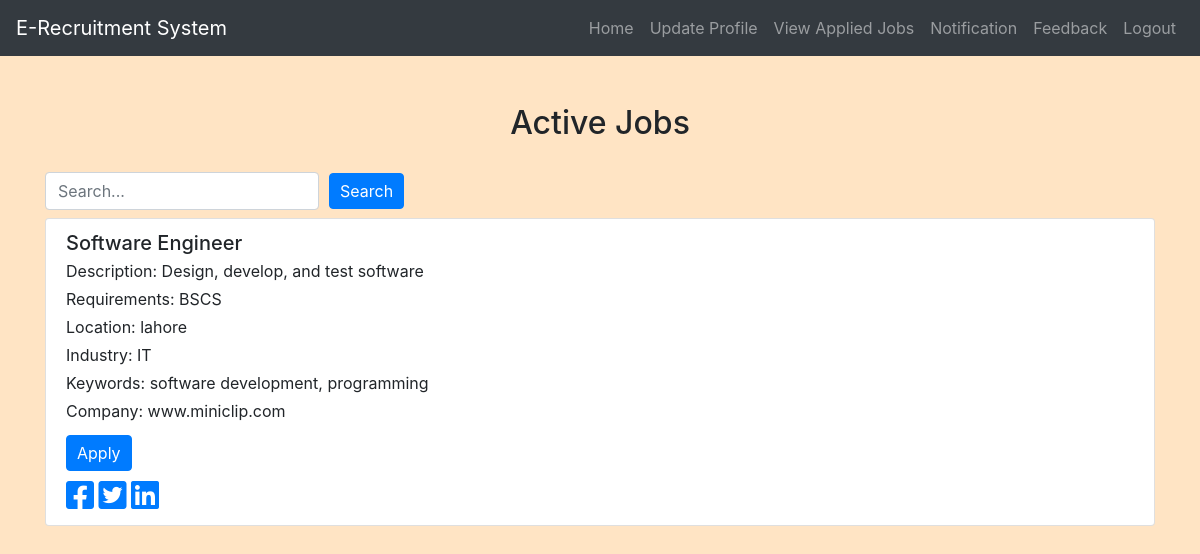
The page /candidate/candidate_dashboard.php (signed in) on the database its author committed.
### tables this page shows
CREATE TABLE `jobs` (
  `job_id` int(11) NOT NULL,
  `recruiter_id` int(11) DEFAULT NULL,
  `job_title` varchar(255) NOT NULL,
  `job_description` text NOT NULL,
  `job_requirements` text NOT NULL,
  `location` varchar(255) NOT NULL,
  `industry` varchar(255) NOT NULL,
  `keywords` varchar(255) NOT NULL,
  `status` enum('active','inactive') DEFAULT 'active',
  `created_at` timestamp NOT NULL DEFAULT current_timestamp()
);

CREATE TABLE `recruiters` (
  `recruiter_id` int(11) NOT NULL,
  `company_name` varchar(255) DEFAULT NULL,
  `company_address` text DEFAULT NULL,
  `company_phone` varchar(20) DEFAULT NULL,
  `company_email` varchar(100) DEFAULT NULL,
  `job_posting_status` enum('active','deactivated') DEFAULT 'active'
);

### candidate/candidate_dashboard.php (the view, shortened to what this page needs)
<?php
include('config.php');
$sql = "SELECT J.*, R.company_name FROM Jobs J INNER JOIN Recruiters R ON J.recruiter_id = R.recruiter_id WHERE J.status = 'active'";
$result = mysqli_query($conn, $sql);
?>
<!DOCTYPE html>
<html>
<head>
    <link rel="stylesheet" href="https://maxcdn.bootstrapcdn.com/bootstrap/4.5.2/css/bootstrap.min.css">
    <link rel="stylesheet" href="./css/style.css">
    <link rel="stylesheet" href="https://cdnjs.cloudflare.com/ajax/libs/font-awesome/5.15.4/css/all.min.css">
</head>
<body>
<?php include('navbar.php'); ?>
    <div class="container mt-5">
        <h2>Active Jobs</h2>
        <form action="<?php echo htmlspecialchars($_SERVER["PHP_SELF"]); ?>" method="GET">
            <div class="form-row align-items-center">
                <div class="col-auto">
                    <input type="text" name="search" class="form-control mb-2" placeholder="Search...">
                </div>
                <div class="col-auto">
                    <button type="submit" class="btn btn-primary mb-2">Search</button>
                </div>
            </div>
        </form>
        <div class="list-group">
            <?php while ($row = mysqli_fetch_assoc($result)) : ?>
                <div class="list-group-item">
                    <h5 class="mb-1"><?php echo $row['job_title']; ?></h5>
                    <p class="mb-1">Description: <?php echo $row['job_description']; ?></p>
                    <p class="mb-1">Requirements: <?php echo $row['job_requirements']; ?></p>
                    <p class="mb-1">Location: <?php echo $row['location']; ?></p>
                    <p class="mb-1">Industry: <?php echo $row['industry']; ?></p>
                    <p class="mb-1">Keywords: <?php echo $row['keywords']; ?></p>
                    <p class="mb-1">Company: <?php echo $row['company_name']; ?></p>
                    <a href="apply_job.php?id=<?php echo $row['job_id']; ?>" class="btn btn-primary mt-2">Apply</a>
                    <div class="mt-2">
                            <a href="https://www.facebook.com/sharer/sharer.php?u=<?php echo urlencode("http://yourwebsite.com/apply_job.php?id=" . $row['job_id']); ?>" target="_blank" class="text-decoration-none">
                                <i class="fab fa-facebook-square fa-2x"></i>
                            </a>
                            <a href="https://twitter.com/intent/tweet?url=<?php echo urlencode("http://yourwebsite.com/apply_job.php?id=" . $row['job_id']); ?>" target="_blank" class="text-decoration-none">
                                <i class="fab fa-twitter-square fa-2x"></i>
                            </a>
                            <a href="https://www.linkedin.com/sharing/share-offsite/?url=<?php echo urlencode("http://yourwebsite.com/apply_job.php?id=" . $row['job_id']); ?>" target="_blank" class="text-decoration-none">
                                <i class="fab fa-linkedin fa-2x"></i>
                            </a>
                        </div>
                </div>
            <?php endwhile; ?>
        </div>
    </div>
</body>
</html>

### candidate/css/style.css (style rules this page uses)
body { background-color: bisque; }
h1, h2, h3, h4 { text-align: center; margin-top: 30px; margin-bottom: 30px; }
.btn-primary { padding: 5px 10px; }

### rows shown on the page
jobs: job_title "Software Engineer", job_description "Design, develop, and test software", job_requirements "BSCS", location "lahore", industry "IT", keywords "software development, programming", recruiter.company_name "www.miniclip.com"
